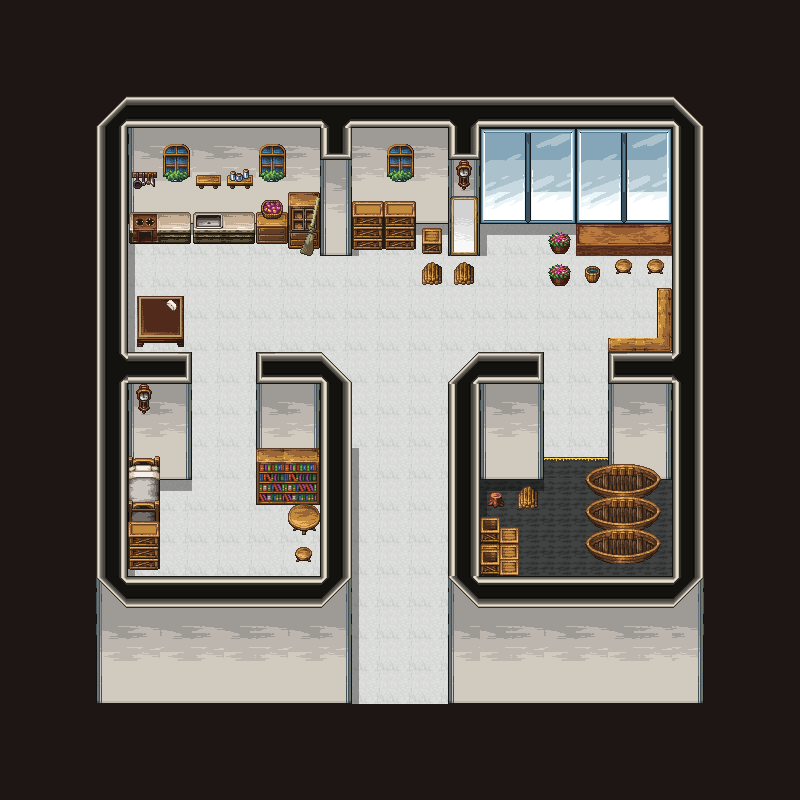

Below is a game level as drawn by its tile map, then a one-line description and the .tmx that defines it (tile-layer data replaced by summaries):
An orthogonal 25x25 tile map with 32x32 px tiles, 14 tile layers (black, floor, carpet1, wall1, ...).

<map version="1.9" tiledversion="1.9.1" orientation="orthogonal" renderorder="right-down" width="25" height="25" tilewidth="32" tileheight="32" infinite="0" nextlayerid="16" nextobjectid="1">
  <tileset firstgid="1" source="../23_tsx/Church_town.tsx" />
  <layer id="4" name="black" width="25" height="25">
    <data>[625 cells, 2 non-empty, 1 distinct tile ids]</data>
  </layer>
  <layer id="2" name="floor" width="25" height="25">
    <data>[625 cells, 359 non-empty, 1 distinct tile ids]</data>
  </layer>
  <layer id="9" name="carpet1" width="25" height="25">
    <data>[625 cells, 35 non-empty, 2 distinct tile ids]</data>
  </layer>
  <layer id="3" name="wall1" width="25" height="25">
    <data>[625 cells, 188 non-empty, 35 distinct tile ids]</data>
  </layer>
  <layer id="11" name="shadow" width="25" height="25">
    <data>[625 cells, 36 non-empty, 3 distinct tile ids]</data>
  </layer>
  <layer id="6" name="furniture1" width="25" height="25">
    <data>[625 cells, 57 non-empty, 41 distinct tile ids]</data>
  </layer>
  <layer id="8" name="furniture2" width="25" height="25">
    <data>[625 cells, 31 non-empty, 25 distinct tile ids]</data>
  </layer>
  <layer id="10" name="furniture3" width="25" height="25">
    <data>[625 cells, 7 non-empty, 7 distinct tile ids]</data>
  </layer>
  <layer id="13" name="furniture4" width="25" height="25">
    <data>[625 cells, 6 non-empty, 6 distinct tile ids]</data>
  </layer>
  <layer id="7" name="chara" width="25" height="25">
    <data>[625 cells, 0 non-empty, 0 distinct tile ids]</data>
  </layer>
  <layer id="12" name="furniture5" width="25" height="25">
    <data>[625 cells, 8 non-empty, 8 distinct tile ids]</data>
  </layer>
  <layer id="15" name="furniture6" width="25" height="25">
    <data>[625 cells, 0 non-empty, 0 distinct tile ids]</data>
  </layer>
  <layer id="5" name="wall2" width="25" height="25">
    <data>[625 cells, 26 non-empty, 10 distinct tile ids]</data>
  </layer>
  <layer id="1" name="black" width="25" height="25">
    <data>[625 cells, 264 non-empty, 1 distinct tile ids]</data>
  </layer>
</map>
